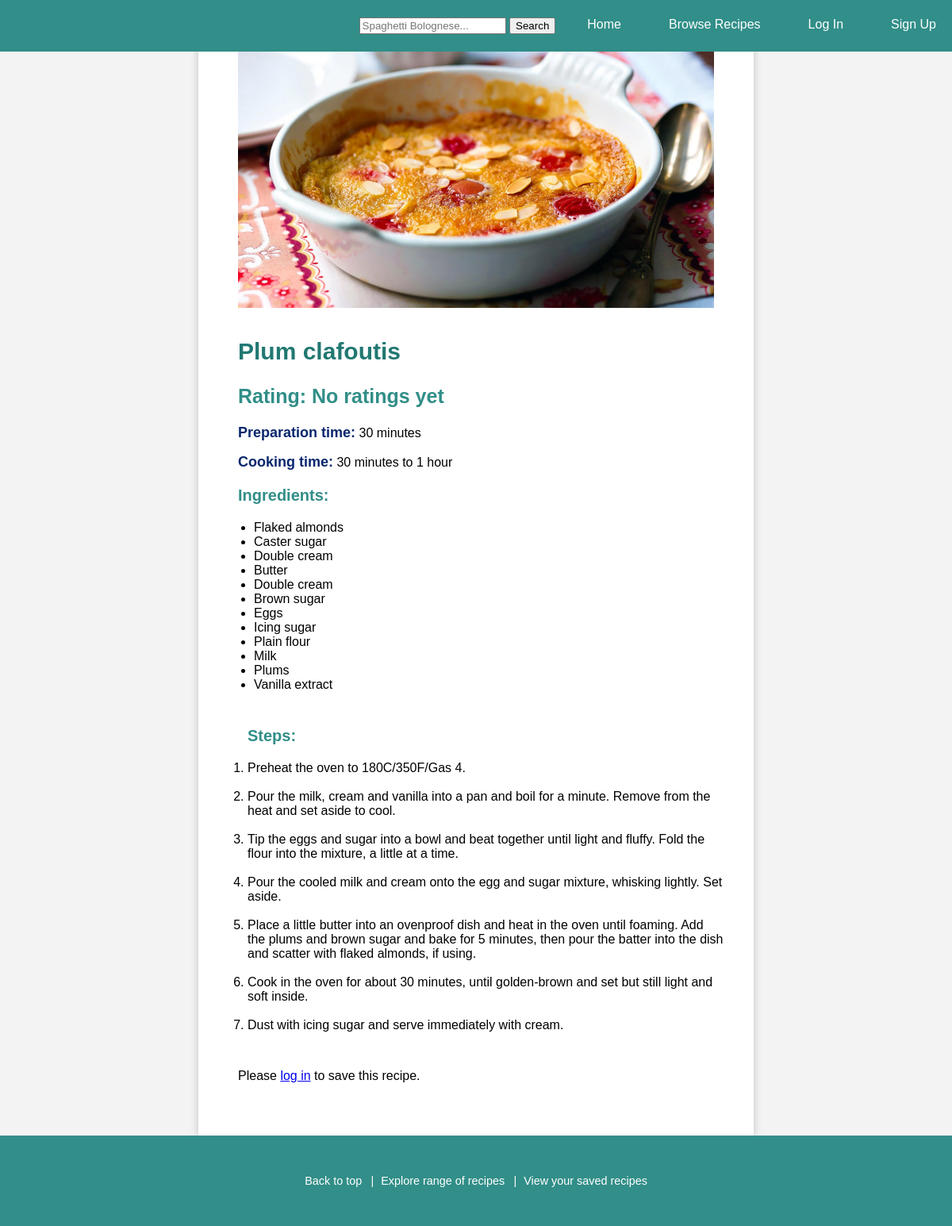
Screenshot of /Recipe_details.php?recipe_id=5 with the database file from the repository.
### tables this page shows
CREATE TABLE `recipes` (
  `recipe_id` int(11) NOT NULL,
  `Name` varchar(255) NOT NULL,
  `Description` varchar(255) NOT NULL,
  `Prep_time` varchar(255) NOT NULL,
  `Cook_time` varchar(255) NOT NULL,
  `Rating` int(11) NOT NULL,
  `image_link` varchar(255) NOT NULL,
  `alt_text` varchar(255) NOT NULL
);

### Recipe_details.php (the view, shortened to what this page needs)
<?php
function isUserLoggedIn()
{
    return isset($_SESSION["user_id"]);
}
?>
<!DOCTYPE html>
<html lang="en">
<head>
    <link rel="stylesheet" href="./global.css">
</head>
<body>
<div class="recipe-container">
    <?php include 'primary-navigation.php'?>
    <section class="recipe-details">
        <?php
        require_once 'database_connect.php';
        if (isset($_GET['recipe_id'])) {
            $recipe_id = $_GET['recipe_id'];
            $rate_sql = "SELECT * FROM ratings WHERE recipe_id = '$recipe_id'";
            $rate = $sql_object->query($rate_sql);
            $rate_result = $rate->fetch_assoc();
            if ($rate->num_rows > 0) {
                if ($rate->num_rows > 1) {
                    $av_sql = "SELECT ROUND(AVG(rating), 1) AS rate_av FROM ratings";
                    $av_sql_result = $sql_object->query($av_sql);
                    $av = $av_sql_result->fetch_assoc();
                    $av_rating = $av['rate_av'] . '/5';
                } else {
                    $av_rating = $rate_result['rating'] . '/5';
                }
            } else {
                $av_rating = "No ratings yet";
            }
            $sql = "SELECT r.recipe_id, r.Name, r.Description AS RecipeDescription, r.Rating, r.Prep_time, r.Cook_time, r.image_link, r.alt_text, GROUP_CONCAT(ri.Ingredient SEPARATOR ', ') AS Ingredients, rs.Step_number, rs.Description AS StepDescription
            FROM recipes r
            LEFT JOIN recipe_ingredients ri ON r.recipe_id = ri.recipe_id
            LEFT JOIN recipe_steps rs ON r.recipe_id = rs.recipe_id
            WHERE r.recipe_id = $recipe_id
            GROUP BY r.recipe_id, rs.Step_number
            ORDER BY rs.Step_number";
            $result = $sql_object->query($sql);
            if ($result->num_rows > 0) {
                $recipe = $result->fetch_assoc();
                ?>
                <img class="recipe-image" src="<?php echo $recipe['image_link'] ?>" alt="<?php echo $recipe['alt_text'] ?>">
                <h1><?php echo $recipe['Name']; ?></h1>
                <h2>Rating: <?php echo $av_rating; ?></h2>
                <p><b>Preparation time:</b> <?php echo $recipe['Prep_time']; ?></p>
                <p><b>Cooking time:</b> <?php echo $recipe['Cook_time']; ?></p>
                <?php
                if (isset($recipe['Ingredients'])) {
                    $recipe_ingredients = explode(', ', $recipe['Ingredients']);
                    ?>
                    <section class="ingredients-section">
                        <h3>Ingredients:</h3>
                        <ul>
                            <?php
                            foreach ($recipe_ingredients as $ingredientItem) {
                                echo "<li>$ingredientItem</li>";
                            }
                            ?>
                        </ul>
                    </section>
                <?php } else {
                    echo "<p>No ingredients available for this recipe.</p>";
                } ?>
<section class="steps-section">
<?php
if (isset($recipe['Step_number']) && isset($recipe['StepDescription'])) {
    ?>
    <h3>Steps:</h3>
    <ol>
        <?php foreach ($result as $step) {
            echo "<li>" . $step['StepDescription'] . "</li>";
        } ?>
    </ol>
<?php } else {
    echo "<p>No steps available for this recipe.</p>";
} ?>
</section>
                <?php
                if (isUserLoggedIn()) {
                    $isSaved = isRecipeSaved($_SESSION["user_id"], $recipe['recipe_id']);
                    ?>
                    <div class="save-remove-buttons">
                        <?php if ($isSaved) : ?>
                            <button class="remove-button" data-recipe-id="<?php echo $recipe['recipe_id']; ?>">Remove</button>
                        <?php else : ?>
                            <button class="save-button" data-recipe-id="<?php echo $recipe['recipe_id']; ?>">Save</button>
                        <?php endif; ?>
                    </div>
                <?php } else {
                    echo "<p>Please <a href='login_page.php'>log in</a> to save this recipe.</p>";
                } ?>
                <?php
            } else {
                echo "<p>Recipe not found.</p>";
            }
        } else {
            echo "<p>No recipe ID provided.</p>";
        }
        ?>
    </section>
</div>
    <?php include 'Footer.php'?>
</body>
</html>

### global.css (style rules this page uses)
body { font-family: Arial, sans-serif; padding: 0; background-color: #f3f3f3; margin: auto; }
.recipe-image { width: 100%; max-height: auto; object-fit: cover; margin-bottom: 10px; }
ul { margin: 0; padding-left: 20px; }
.recipe-image { width: 100%; height: 200px; object-fit: cover; }
.recipe-details { max-width: 600px; padding: 50px; box-shadow: 0 0 10px rgba(0, 0, 0, 0.2); background-color: #ffffff; color: #000000; justify-content: center; margin: auto; }
.recipe-details h1 { color: #217872; font-size: 30px; }
.recipe-details h2 { color: #318e88; font-size: 25px; }
.recipe-details h3 { color: #318e88; font-size: 20px; }
.recipe-details b { color: #09276e; font-size: 18px; }
.recipe-image { max-width: 100%; height: 30%; }
.steps-section { width: 100%; padding: 2%; margin-top: 2%; }
.steps-section ol { margin: 0; padding: 0; }
.steps-section li { margin-bottom: 18px; }

### rows the page displays
recipes: image_link (picture), Name "Plum clafoutis", Prep_time "30 minutes", Cook_time "30 minutes to 1 hour", StepDescription "Preheat the oven to 180C/350F/Gas 4.", StepDescription "Pour the milk, cream and vanilla into a pan and boil for a minute. Remove from the heat and set aside to cool.", StepDescription "Tip the eggs and sugar into a bowl and beat together until light and fluffy. Fold the flour into the mixture, a little at a time.", StepDescription "Pour the cooled milk and cream onto the egg and sugar mixture, whisking lightly. Set aside.", StepDescription "Place a little butter into an ovenproof dish and heat in the oven until foaming. Add the plums and brown sugar and bake for 5 minutes, then pour the batter into the dish and scatter with flaked almonds, if using.", StepDescription "Cook in the oven for about 30 minutes, until golden-brown and set but still light and soft inside.", StepDescription "Dust with icing sugar and serve immediately with cream."

### other values shown
$av_rating "No ratings yet"
$ingredientItem "Flaked almonds"
$ingredientItem "Caster sugar"
$ingredientItem "Double cream"
$ingredientItem "Butter"
$ingredientItem "Brown sugar"
$ingredientItem "Eggs"
$ingredientItem "Icing sugar"
$ingredientItem "Plain flour"
$ingredientItem "Milk"
$ingredientItem "Plums"
$ingredientItem "Vanilla extract"
